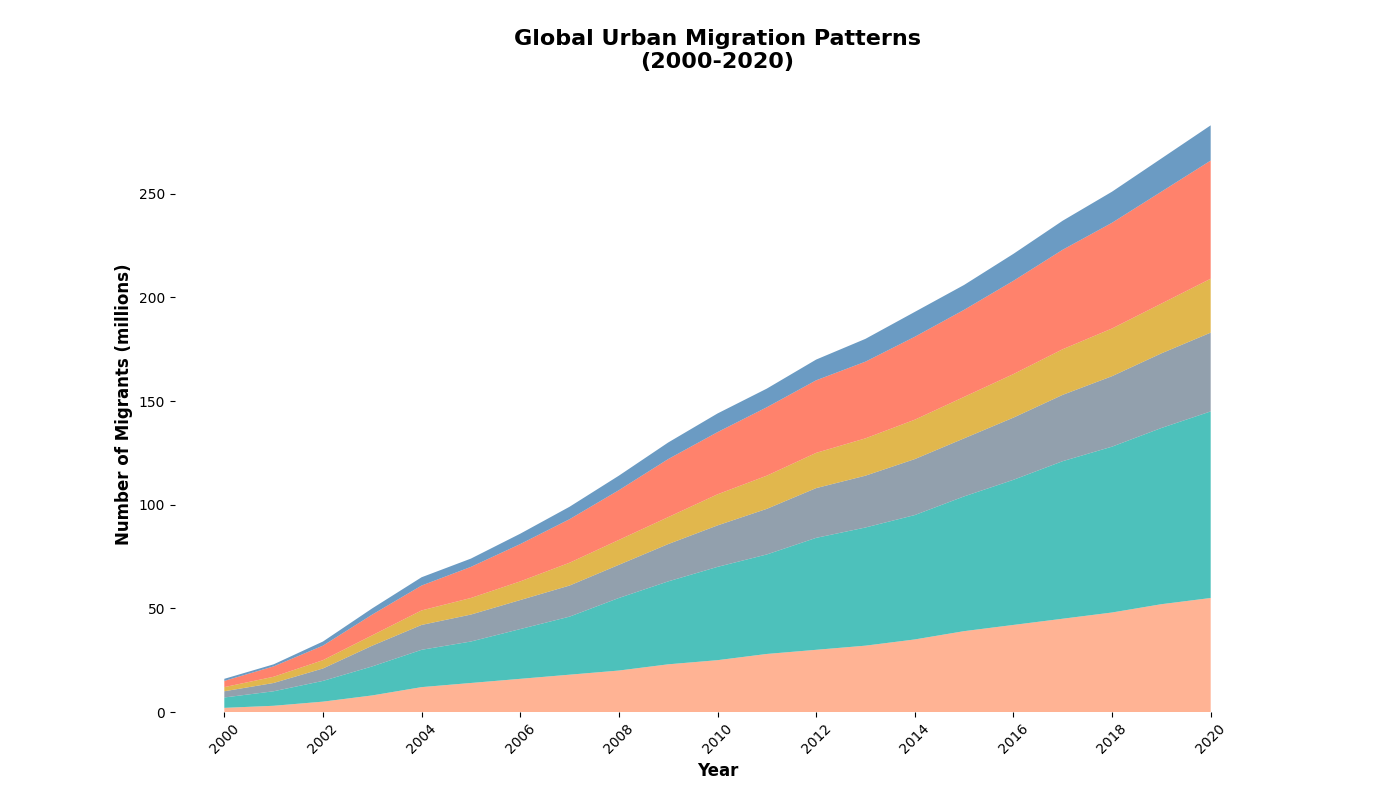

Generate this figure with Python:
import matplotlib.pyplot as plt
import numpy as np

# Data preparation
years = np.arange(2000, 2021)
migration_africa = np.array([2, 3, 5, 8, 12, 14, 16, 18, 20, 23, 25, 28, 30, 32, 35, 39, 42, 45, 48, 52, 55])
migration_asia = np.array([5, 7, 10, 14, 18, 20, 24, 28, 35, 40, 45, 48, 54, 57, 60, 65, 70, 76, 80, 85, 90])
migration_europe = np.array([3, 4, 6, 10, 12, 13, 14, 15, 16, 18, 20, 22, 24, 25, 27, 28, 30, 32, 34, 36, 38])
migration_namerica = np.array([2, 3, 4, 5, 7, 8, 9, 11, 12, 13, 15, 16, 17, 18, 19, 20, 21, 22, 23, 24, 26])
migration_samerica = np.array([3, 5, 7, 10, 12, 15, 18, 21, 24, 28, 30, 33, 35, 37, 40, 42, 45, 48, 51, 54, 57])
migration_oceania = np.array([1, 1, 2, 3, 4, 4, 5, 6, 7, 8, 9, 9, 10, 11, 12, 12, 13, 14, 15, 16, 17])

# Stack the data for plotting
migration_data = np.vstack([migration_africa, migration_asia, migration_europe, migration_namerica, migration_samerica, migration_oceania])

# Plot the stacked area chart
fig, ax = plt.subplots(figsize=(14, 8))

# Use stackplot to create the chart
ax.stackplot(years, migration_data, 
             colors=['#FFA07A', '#20B2AA', '#778899', '#DAA520', '#FF6347', '#4682B4'], alpha=0.8)

# Customize the chart with title and labels
ax.set_title('Global Urban Migration Patterns\n(2000-2020)', fontsize=16, weight='bold', pad=20)
ax.set_xlabel('Year', fontsize=12, weight='bold')
ax.set_ylabel('Number of Migrants (millions)', fontsize=12, weight='bold')

# Ensure x-axis labels are clearly readable
ax.set_xticks(years[::2])
ax.set_xticklabels(years[::2], rotation=45)

# Remove spines (borders) of the plot
ax.spines['top'].set_visible(False)
ax.spines['right'].set_visible(False)
ax.spines['left'].set_visible(False)
ax.spines['bottom'].set_visible(False)

# Remove grids
ax.grid(False)

# Show the plot
plt.show()
